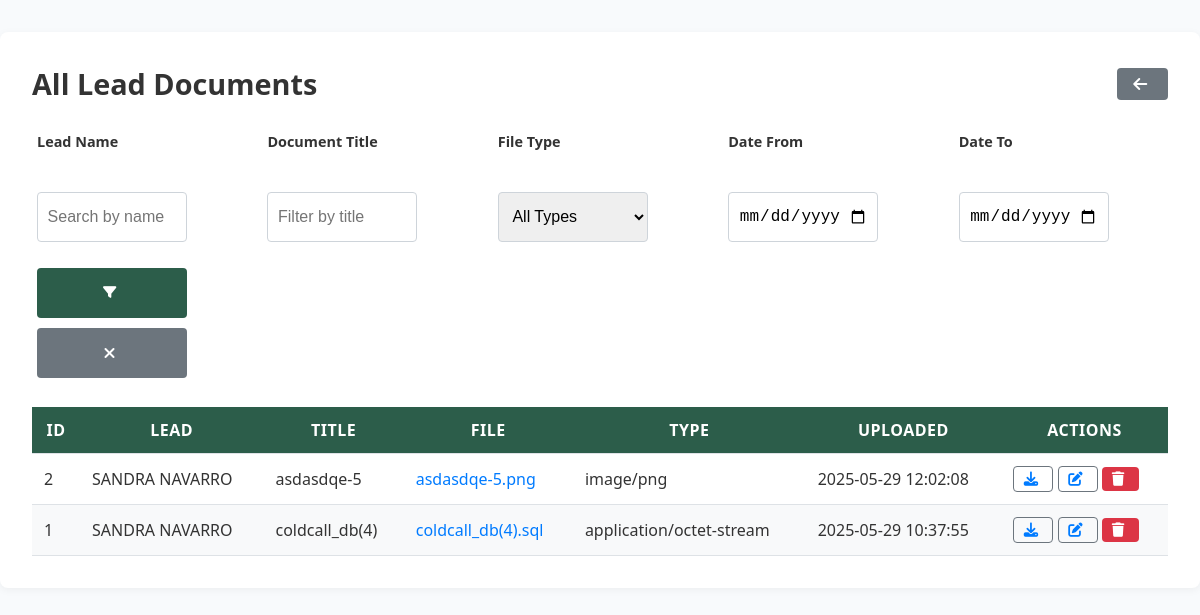
Screenshot of /admin/documents.php (signed in) with the database file from the repository.
### tables this page shows
CREATE TABLE `lead_documents` (
  `id` int(11) NOT NULL,
  `lead_id` int(11) NOT NULL,
  `title` varchar(255) NOT NULL,
  `file_name` varchar(255) NOT NULL,
  `file_path` varchar(512) NOT NULL,
  `file_type` varchar(100) DEFAULT NULL,
  `uploaded_by` int(11) NOT NULL,
  `uploaded_at` datetime NOT NULL DEFAULT current_timestamp()
);

CREATE TABLE `leads` (
  `id` int(11) NOT NULL,
  `external_id` varchar(100) NOT NULL,
  `prefix` varchar(20) DEFAULT NULL,
  `first_name` varchar(50) NOT NULL,
  `mi` varchar(10) DEFAULT NULL,
  `last_name` varchar(50) NOT NULL,
  `phone` varchar(20) NOT NULL,
  `email` varchar(100) DEFAULT NULL,
  `address_line` varchar(150) DEFAULT NULL,
  `suite_apt` varchar(50) DEFAULT NULL,
  `city` varchar(50) DEFAULT NULL,
  `state` char(2) DEFAULT NULL,
  `zip5` char(5) DEFAULT NULL,
  `zip4` char(4) DEFAULT NULL,
  `delivery_point_bar_code` varchar(20) DEFAULT NULL,
  `carrier_route` varchar(20) DEFAULT NULL,
  `fips_county_code` char(5) DEFAULT NULL,
  `county_name` varchar(50) DEFAULT NULL,
  `age` int(11) DEFAULT NULL,
  `insurance_interest_id` int(11) DEFAULT NULL,
  `source_id` int(11) NOT NULL,
  `do_not_call` tinyint(1) NOT NULL DEFAULT 0,
  `taken_by` int(11) DEFAULT NULL,
  `taken_at` datetime DEFAULT NULL,
  `created_at` datetime NOT NULL DEFAULT current_timestamp(),
  `updated_at` datetime NOT NULL DEFAULT current_timestamp() ON UPDATE current_timestamp(),
  `income` varchar(10) DEFAULT NULL,
  `language` varchar(10) DEFAULT NULL,
  `notes` text DEFAULT NULL,
  `uploaded_by` int(11) DEFAULT NULL
);

### admin/documents.php (the view, shortened to what this page needs)
<?php
$pdo = getPDO();
$filters = [];
$params = [];
$where = count($filters) ? 'WHERE ' . implode(' AND ', $filters) : '';
$stmt = $pdo->prepare("
  SELECT d.id, d.title, d.file_name, d.file_type, d.uploaded_at,
         d.file_path, l.first_name, l.last_name
    FROM lead_documents d
    JOIN leads l ON l.id = d.lead_id
    $where
   ORDER BY d.uploaded_at DESC
");
$stmt->execute($params);
$docs = $stmt->fetchAll(PDO::FETCH_ASSOC);
?>
<!DOCTYPE html>
<html lang="en">
<head>
  <link rel="stylesheet" href="https://cdnjs.cloudflare.com/ajax/libs/font-awesome/6.5.0/css/all.min.css ">
  <link rel="stylesheet" href="../assets/css/admin/documents.css">
</head>
<body>
  <div class="container">
    <div class="header-actions d-flex justify-content-between align-items-center">
      <h1>All Lead Documents</h1>
      <a href="../leads/list.php" class="btn btn-secondary" title="Back to Leads List">
        <i class="fas fa-arrow-left"></i>
      </a>
    </div>
    <form method="get" class="filters-form mb-4">
      <div class="form-row">
        <div class="form-group col-md-3">
          <label>Lead Name</label>
          <input type="text" name="lead_name" class="form-control"
                 value="<?= htmlspecialchars($_GET['lead_name'] ?? '') ?>"
                 placeholder="Search by name">
        </div>
        <div class="form-group col-md-3">
          <label>Document Title</label>
          <input type="text" name="title" class="form-control"
                 value="<?= htmlspecialchars($_GET['title'] ?? '') ?>"
                 placeholder="Filter by title">
        </div>
        <div class="form-group col-md-2">
          <label>File Type</label>
          <select name="file_type" class="form-control">
            <option value="">All Types</option>
          </select>
        </div>
        <div class="form-group col-md-2">
          <label>Date From</label>
          <input type="date" name="date_from" class="form-control"
                 value="<?= htmlspecialchars($_GET['date_from'] ?? '') ?>">
        </div>
        <div class="form-group col-md-2">
          <label>Date To</label>
          <input type="date" name="date_to" class="form-control"
                 value="<?= htmlspecialchars($_GET['date_to'] ?? '') ?>">
        </div>
        <div class="form-group col-md-2 d-flex align-items-end">
          <button type="submit" class="btn btn-primary mr-2" title="Apply Filters">
            <i class="fas fa-filter"></i>
          </button>
          <a href="documents.php" class="btn btn-secondary" title="Clear Filters">
            <i class="fas fa-times"></i>
          </a>
        </div>
      </div>
    </form>
    <table class="table">
      <thead>
        <tr>
          <th>ID</th><th>Lead</th><th>Title</th><th>File</th><th>Type</th><th>Uploaded</th><th>Actions</th>
        </tr>
      </thead>
      <tbody>
        <?php if (!$docs): ?>
          <tr><td colspan="7" style="text-align:center">No documents found.</td></tr>
        <?php else: foreach ($docs as $d): ?>
          <tr>
            <td><?= $d['id'] ?></td>
            <td><?= htmlspecialchars($d['first_name'].' '.$d['last_name']) ?></td>
            <td><?= htmlspecialchars($d['title']) ?></td>
            <td>
              <a href="<?= '../uploads/lead_documents/'.basename($d['file_path']) ?>"
                 target="_blank"><?= htmlspecialchars($d['file_name']) ?></a>
            </td>
            <td><?= htmlspecialchars($d['file_type']) ?></td>
            <td><?= htmlspecialchars($d['uploaded_at']) ?></td>
            <td>
              <a class="btn btn-sm btn-outline-secondary"
                 href="<?= '../uploads/lead_documents/' . basename($d['file_path']) ?>"
                 download
                 title="Download File">
                 <i class="fas fa-download"></i>
              </a>
              <a class="btn btn-sm btn-outline-secondary"
                 href="document_edit.php?id=<?= $d['id'] ?>"
                 title="Rename Document">
                 <i class="fas fa-edit"></i>
              </a>
              <form method="post"
                    action="document_delete.php"
                    style="display:inline"
                    onsubmit="return confirm('Delete “<?= htmlspecialchars($d['title']) ?>”?');">
                <button type="submit"
                        class="btn btn-sm btn-danger"
                        title="Delete Document">
                    <i class="fas fa-trash"></i>
                </button>
              </form>
            </td>
          </tr>
        <?php endforeach; endif; ?>
      </tbody>
    </table>
  </div>
</body>
</html>

### assets/css/admin/documents.css (style rules this page uses)
* { margin: 0; padding: 0; box-sizing: border-box; }
body { font-family: 'Segoe UI', Tahoma, Geneva, Verdana, sans-serif; background-color: #f8fafc; color: #333; }
.container { max-width: 1200px; margin: 2rem auto; padding: 2rem; background-color: #fff; border-radius: 8px; box-shadow: 0 2px 8px rgba(0, 0, 0, 0.05); }
.header-actions { display: flex; justify-content: space-between; align-items: center; margin-bottom: 1.5rem; }
.header-actions h1 { font-size: 1.8rem; margin: 0; }
.filters-form { margin-bottom: 1.5rem; }
.form-row { display: flex; flex-wrap: wrap; gap: 1rem; }
.form-group { flex: 1 1 200px; display: flex; flex-direction: column; }
.form-group label { font-weight: bold; margin-bottom: 0.3rem; font-size: 0.9rem; }
.form-control { width: 100%; padding: 0.6rem; border: 1px solid #ced4da; border-radius: 4px; font-size: 1rem; }
.btn { display: inline-flex; align-items: center; justify-content: center; text-decoration: none; padding: 0.5rem 1rem; font-weight: bold; border: none; border-radius: 4px; cursor: pointer; transition: background-color 0.3s ease; }
.btn-primary { background-color: #2c5d4a; color: white; }
.btn-secondary { background-color: #6c757d; color: white; }
.btn-outline-secondary { background-color: transparent; color: #6c757d; border: 1px solid #6c757d; }
.btn-danger { background-color: #dc3545; color: white; }
.btn-sm { padding: 0.3rem 0.6rem; font-size: 0.9rem; }
.btn i { margin-right: 0.3rem; }
.btn[title] { position: relative; }
.table { width: 100%; border-collapse: collapse; margin-top: 1rem; }
.table thead { background-color: #2c5d4a; color: white; position: sticky; top: 0; z-index: 1; }
.table th, .table td { padding: 0.75rem; border-bottom: 1px solid #dee2e6; vertical-align: middle; }
.table th { font-weight: bold; text-transform: uppercase; letter-spacing: 0.5px; }
.table tbody tr:nth-child(even) { background-color: #f8f9fa; }
.table a { color: #007bff; text-decoration: none; }
.form-group > * { margin: 5px; width: 150px; height: 50px; }

### admin/documents.php (style rules this page uses)
.btn[title] { position: relative; }

### rows the page displays
lead_documents: id "2", lead.last_name "SANDRA NAVARRO", title "asdasdqe-5", file_name "asdasdqe-5.png", file_type "image/png", uploaded_at "2025-05-29 12:02:08"
lead_documents: id "1", lead.last_name "SANDRA NAVARRO", title "coldcall_db(4)", file_name "coldcall_db(4).sql", file_type "application/octet-stream", uploaded_at "2025-05-29 10:37:55"
